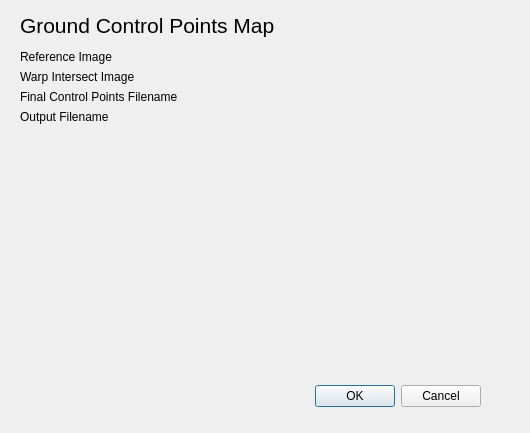
<?xml version="1.0" encoding="UTF-8"?>
<ui version="4.0">
 <class>GCPMapDialogBase</class>
 <widget class="QDialog" name="GCPMapDialogBase">
  <property name="geometry">
   <rect>
    <x>0</x>
    <y>0</y>
    <width>530</width>
    <height>433</height>
   </rect>
  </property>
  <property name="windowTitle">
   <string>GCP Map</string>
  </property>
  <widget class="QDialogButtonBox" name="button_box">
   <property name="geometry">
    <rect>
     <x>20</x>
     <y>380</y>
     <width>461</width>
     <height>32</height>
    </rect>
   </property>
   <property name="orientation">
    <enum>Qt::Horizontal</enum>
   </property>
   <property name="standardButtons">
    <set>QDialogButtonBox::Cancel|QDialogButtonBox::Ok</set>
   </property>
  </widget>
  <widget class="QStackedWidget" name="stackedWidget">
   <property name="geometry">
    <rect>
     <x>10</x>
     <y>50</y>
     <width>501</width>
     <height>321</height>
    </rect>
   </property>
   <property name="currentIndex">
    <number>0</number>
   </property>
   <widget class="QWidget" name="page">
    <widget class="QWidget" name="formLayoutWidget">
     <property name="geometry">
      <rect>
       <x>10</x>
       <y>0</y>
       <width>481</width>
       <height>311</height>
      </rect>
     </property>
     <layout class="QFormLayout" name="formLayout">
      <item row="0" column="0">
       <widget class="QLabel" name="label_2">
        <property name="text">
         <string>Reference Image</string>
        </property>
       </widget>
      </item>
      <item row="1" column="0">
       <widget class="QLabel" name="label_3">
        <property name="text">
         <string>Warp Intersect Image</string>
        </property>
       </widget>
      </item>
      <item row="2" column="0">
       <widget class="QLabel" name="label_4">
        <property name="text">
         <string>Final Control Points Filename</string>
        </property>
       </widget>
      </item>
      <item row="3" column="0">
       <widget class="QLabel" name="label_5">
        <property name="text">
         <string>Output Filename</string>
        </property>
       </widget>
      </item>
      <item row="0" column="1">
       <widget class="QgsFileWidget" name="refImageQgsFileWidget">
        <property name="filter">
         <string>*.tif *.tiff *.gtif ;;*.img ;; *.*</string>
        </property>
       </widget>
      </item>
      <item row="1" column="1">
       <widget class="QgsFileWidget" name="warpImageQgsFileWidget">
        <property name="filter">
         <string>*.tif *.tiff *.gtif ;;*.img ;; *.*</string>
        </property>
       </widget>
      </item>
      <item row="2" column="1">
       <widget class="QgsFileWidget" name="csvQgsFileWidget">
        <property name="filter">
         <string>*.csv ;; *.*</string>
        </property>
       </widget>
      </item>
      <item row="3" column="1">
       <widget class="QgsFileWidget" name="outputQgsFileWidget">
        <property name="filter">
         <string>*.tif *.tiff *.gtif ;;*.img ;; *.*</string>
        </property>
        <property name="storageMode">
         <enum>QgsFileWidget::SaveFile</enum>
        </property>
       </widget>
      </item>
     </layout>
    </widget>
   </widget>
   <widget class="QWidget" name="page_2"/>
  </widget>
  <widget class="QLabel" name="label">
   <property name="geometry">
    <rect>
     <x>20</x>
     <y>10</y>
     <width>271</width>
     <height>31</height>
    </rect>
   </property>
   <property name="text">
    <string>&lt;html&gt;&lt;head/&gt;&lt;body&gt;&lt;p&gt;&lt;span style=&quot; font-size:16pt;&quot;&gt;Ground Control Points Map&lt;/span&gt;&lt;/p&gt;&lt;/body&gt;&lt;/html&gt;</string>
   </property>
  </widget>
 </widget>
 <customwidgets>
  <customwidget>
   <class>QgsFileWidget</class>
   <extends>QWidget</extends>
   <header>qgsfilewidget.h</header>
  </customwidget>
 </customwidgets>
 <resources/>
 <connections>
  <connection>
   <sender>button_box</sender>
   <signal>accepted()</signal>
   <receiver>GCPMapDialogBase</receiver>
   <slot>accept()</slot>
   <hints>
    <hint type="sourcelabel">
     <x>20</x>
     <y>20</y>
    </hint>
    <hint type="destinationlabel">
     <x>20</x>
     <y>20</y>
    </hint>
   </hints>
  </connection>
  <connection>
   <sender>button_box</sender>
   <signal>rejected()</signal>
   <receiver>GCPMapDialogBase</receiver>
   <slot>reject()</slot>
   <hints>
    <hint type="sourcelabel">
     <x>20</x>
     <y>20</y>
    </hint>
    <hint type="destinationlabel">
     <x>20</x>
     <y>20</y>
    </hint>
   </hints>
  </connection>
 </connections>
</ui>
